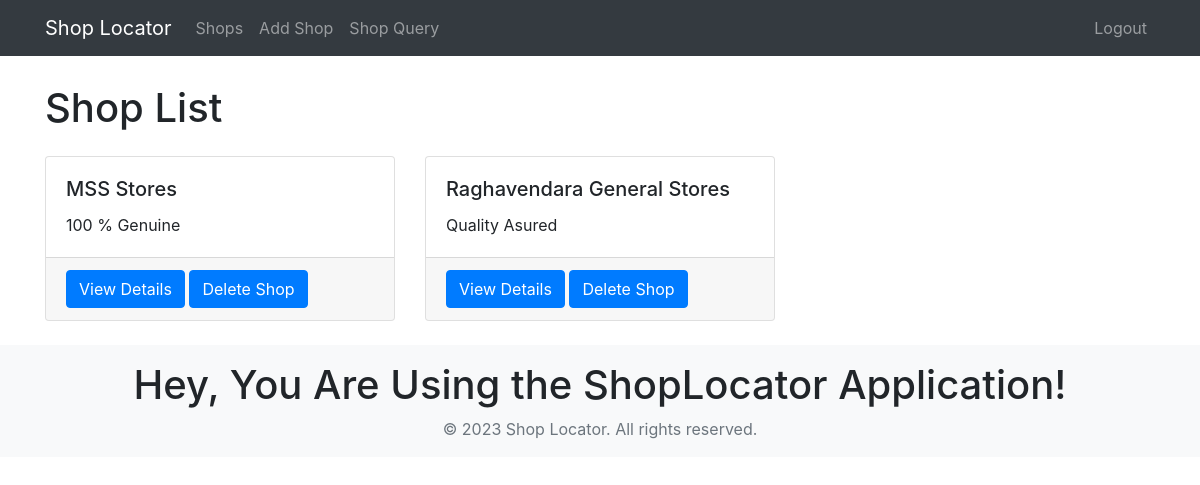
Page /shops/list/ (signed in) on the earlier database version.
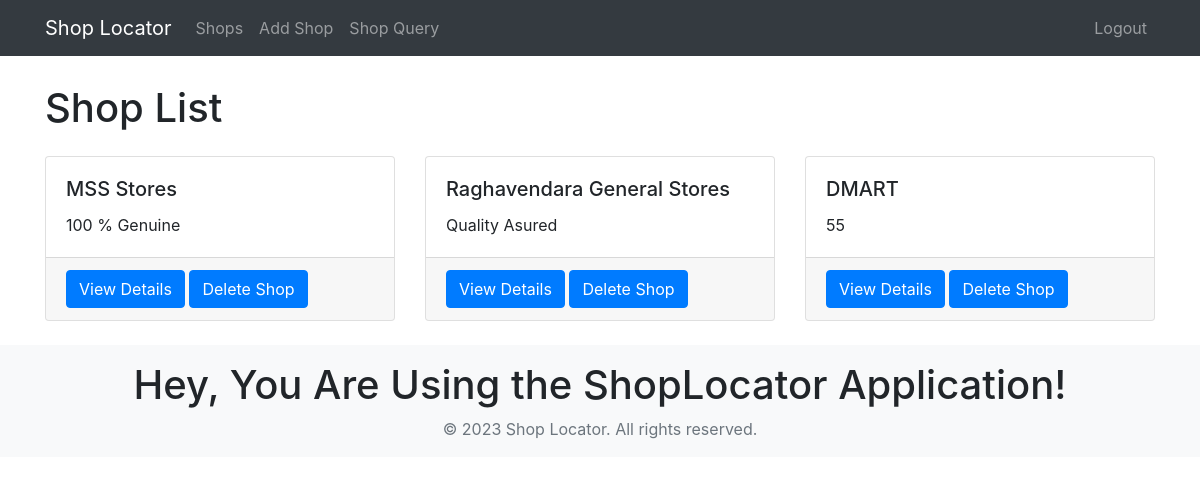
Same page on the later database version.
### shops/models.py (models this page shows, shortened)
class Shop(models.Model):
    name = models.CharField(max_length=100)
    latitude = models.FloatField(default=0)
    longitude = models.FloatField(default=0)
    address = models.CharField(max_length=200, default='')
    contact = models.CharField(max_length=20, default='')
    description = models.TextField(default='')
    user = models.ForeignKey(User, on_delete=models.CASCADE, default=None)

### shops/views.py (the view)
# urls.py: path('list/', login_required(shop_list), name='shop_list'),
@login_required
def shop_list(request):
    if request.user.is_superuser:
        shops = Shop.objects.all()
    else:
        shops = Shop.objects.filter(user=request.user)
    return render(request, 'shop_list.html', {'shops': shops})

### shops/templates/shop_list.html (shortened to what this page needs)
{% extends 'base.html' %}
{% load static %}
{% block content %}
    <div class="container">
        <h1 class="my-4">Shop List</h1>
        <div class="row">
            {% for shop in shops %}
            <div class="col-lg-4 col-md-6 mb-4">
                <div class="card h-100">
                    <div class="card-body">
                        <h5 class="card-title">{{ shop.name }}</h5>
                        <p class="card-text">{{ shop.description }}</p>
                    </div>
                    <div class="card-footer">
                        <a href="{% url 'shop_detail' shop.id %}" class="btn btn-primary">View Details</a>
                        {% if shop.user == request.user or request.user.is_superuser %}
                        <span><a href="{% url 'shop_delete' shop.id %}" class="btn btn-primary">Delete Shop</a></span>
                        {% endif %}
                    </div>
                </div>
            </div>
            {% endfor %}
        </div>
    </div>
{% endblock %}

### shops/templates/base.html (shortened to what this page needs)
<!DOCTYPE html>
<html>
<head>
    <link rel="stylesheet" href="https://stackpath.bootstrapcdn.com/bootstrap/4.5.2/css/bootstrap.min.css">
</head>
<body>
    <nav class="navbar navbar-expand-lg navbar-dark bg-dark fixed-top">
        <div class="container">
            <a class="navbar-brand" href="{% url 'shop_get' %}">Shop Locator</a>
            <div class="collapse navbar-collapse" id="navbarNav">
                <ul class="navbar-nav">
                    <li class="nav-item">
                        <a class="nav-link" href="{% url 'shop_list' %}">Shops</a>
                    </li>
                    <li class="nav-item">
                        <a class="nav-link" href="{% url 'shop_create' %}">Add Shop</a>
                    </li>
                    <li class="nav-item">
                        <a class="nav-link" href="{% url 'shop_query' %}">Shop Query</a>
                    </li>
                </ul>
                <ul class="navbar-nav ml-auto">
                    {% if user.is_authenticated %}
                        <li class="nav-item">
                            <a class="nav-link" href="{% url 'logout' %}">Logout</a>
                        </li>
                    {% endif %}
                </ul>
            </div>
        </div>
    </nav>
    {% block content %}
    {% endblock %}
    <footer class="footer mt-auto py-3 bg-light">
        <div class="container text-center">
            <h1>Hey, You Are Using the ShopLocator Application!</h1>
            <span class="text-muted">&copy; 2023 Shop Locator. All rights reserved.</span>
        </div>
    </footer>
</body>
</html>

### shops/templates/base.html (style rules this page uses)
body { padding-top: 60px; }

Differences in the rows shown:
added Shop: name "DMART", description "55", shows "Delete Shop"
